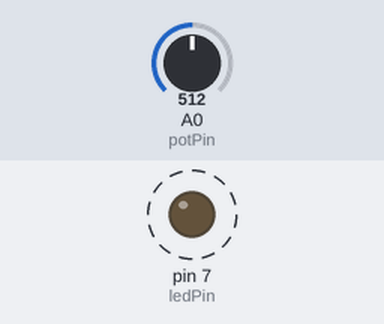
The sketch below on a simulated Arduino Uno, built with avr-gcc and run on an emulated ATmega328P. Parts: output pins drawn as LEDs (lit = HIGH). Dashed ring = blinking. Inputs (shaded band) come from the test bench; at power-on: A0 (potPin) = 512.

Above: at 1.8 s.
1.9 s: A0 (potPin) set to 0
At 2.9 s:
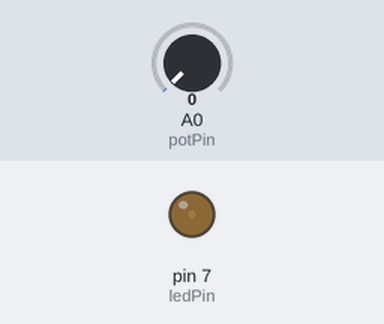
3.6 s: A0 (potPin) set to 122
At 3.9 s:
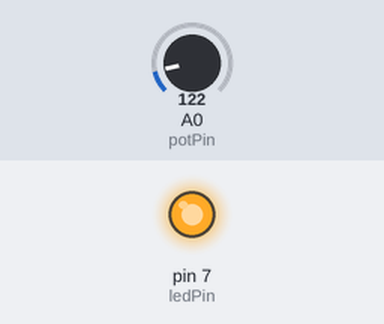
Timing chart, 0 to 13.1 s (numbered marks = the images above; inputs shaded):
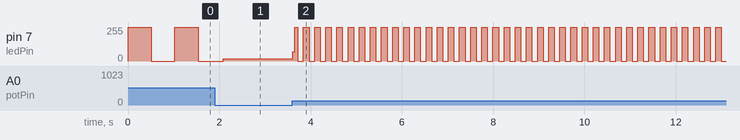

The sketch:

sketch_sep14a.ino
```cpp
const int ledPin = 7;
const int potPin = A0;

int sensorVal;


void setup() {
  pinMode(ledPin, OUTPUT);
  Serial.begin(9600);


}

void loop() {
  // put your main code here, to run repeatedly:
  int delayTime;
  sensorVal = analogRead(potPin);
  delayTime = sensorVal;
  digitalWrite(ledPin, HIGH);
  delay(delayTime);
  digitalWrite(ledPin, LOW);
  delay(delayTime);
  //Serial.println(sensorVal);
  //delay(2);
}
```

Measured:
- after the input at 3.6 s, pin 7 (ledPin): 16/255 → 69/255 at once, then moves between 0/255 and 255/255, repeating every 0.24 s
- by itself, pin 7 (ledPin): alternates 255/255 for 0.51 s and 0/255 for 0.51 s
